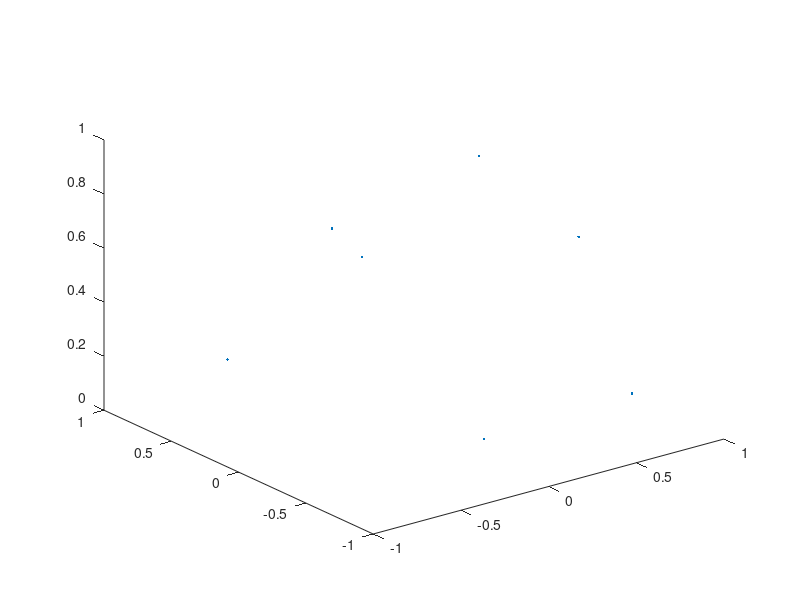

Recreate this plot in MATLAB.
% https://perswww.kuleuven.be/~u0017946/publications/Papers97/art97a-Saff-Kuijlaars-MI/Saff-Kuijlaars-MathIntel97.pdf

% http://web.archive.org/web/20120421191837/http://www.cgafaq.info/wiki/Evenly_distributed_points_on_sphere

N = 7;

s  = 3.6/sqrt(N);
dz = 2.0/(2*N);
long = 0;
z    = 1 - dz/2;

node = NaN(N,3);

for k = 1 : N
    r    = sqrt(1-z*z)
    node(k,:) = [cos(long)*r, sin(long)*r, z];
    z    = z - dz
    long = long + s/r
end

plot3(node(:,1),node(:,2),node(:,3),'.');
